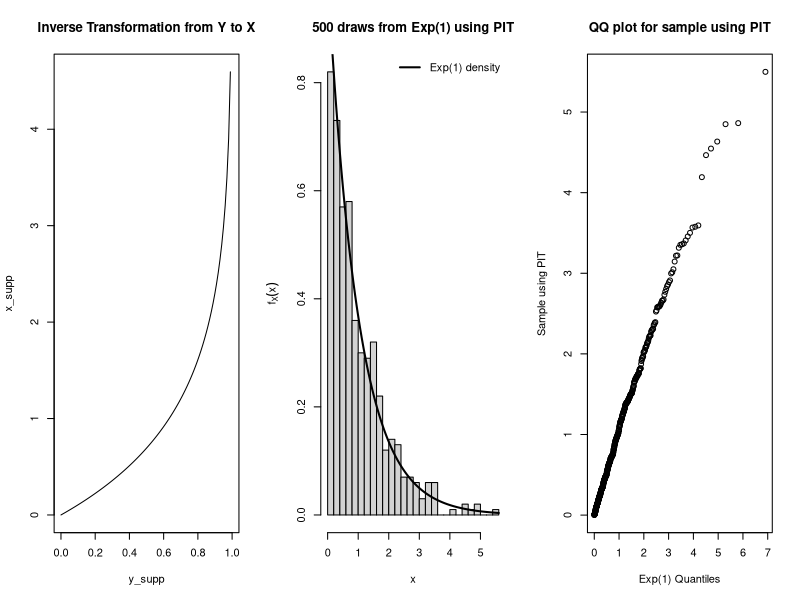
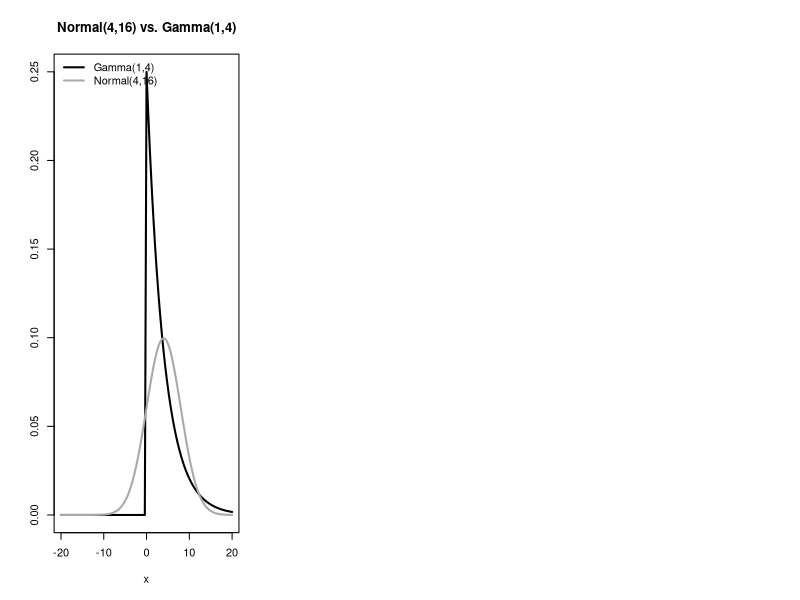

Write the R code that produced these figures, in order.
## ---- chunk 1
knitr::opts_chunk$set(echo = TRUE, height = 5, width = 5, out.width="0.5\\linewidth", fig.align="center")
## ---- chunk 2
# Y = F_X(X) = 1 - exp(-X) <=> X = -ln(1-Y)
# THM 2.1.10 => Y ~ unif(0,1)
# plot the transformation on the support
y_supp <- seq(from = 0, to = 1, length = 100)
x_supp <- -log(1 - y_supp)
par(mfrow = c(1,3))
plot(x_supp ~ y_supp, type = "l",
     main = "Inverse Transformation from Y to X")
# generate random sample from uniform dist 
y <- runif(n = 500, min = 0, max = 1)

# probability integral transformation (PIT)
x_samp <- -log(1 - y) # F^{-1}(y)

# compare samples to actual exp(1) dist
hist(x_samp, nclass = 25, freq = F, 
     xlab = "x", ylab = expression(f[X](x)), 
     main = "500 draws from Exp(1) using PIT")
curve(dexp(x, rate = 1/1), lwd = 2, add = T)
legend("topright", bty = "n", lwd = 2, lty = 1, 
       legend = "Exp(1) density")
#qqplot to compare to theoretical exp(1) dist
qqplot(qexp(ppoints(500), 1), x_samp, 
       xlab = "Exp(1) Quantiles", ylab = "Sample using PIT", 
       main = "QQ plot for sample using PIT")
## ---- chunk 3
# plot gamma and normal on same fig
curve(dgamma(x, shape = 1, rate = 1/4), 
      from = -20, to = 20, main = "Normal(4,16) vs. Gamma(1,4)", 
      ylab = "", lwd = 2)
curve(dnorm(x, mean = 4, sd = 4), add = T, 
      lwd = 2, col = "darkgray")
legend("topleft", lwd = c(2,2), col = c(1,"darkgray"), 
       legend = c("Gamma(1,4)", "Normal(4,16)"), 
       bty = "n")
